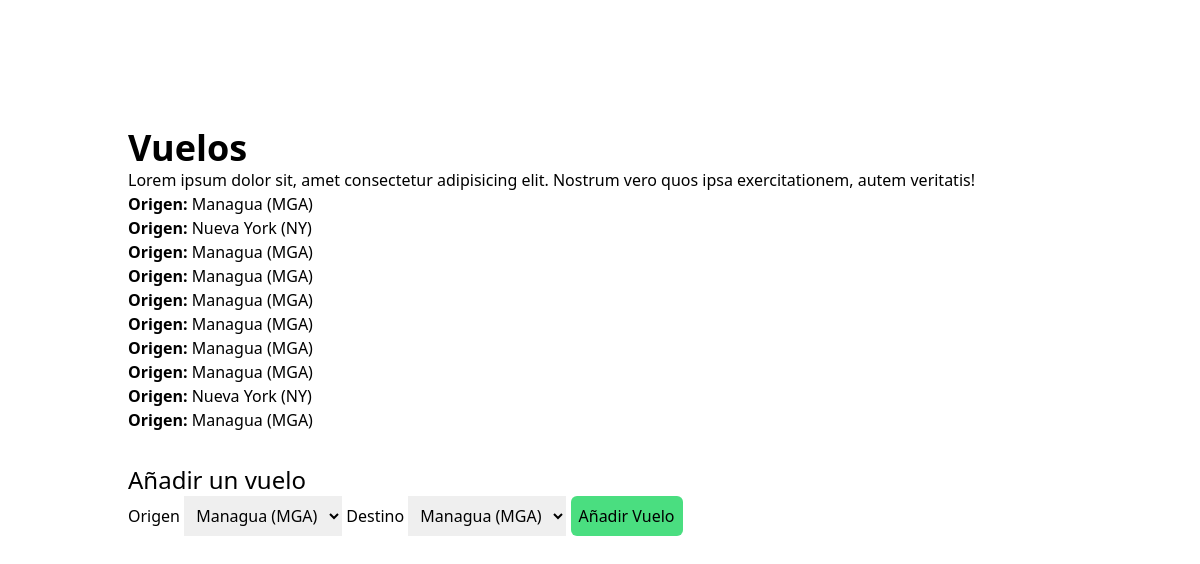
The page /about/ on the database its author committed.
### MIPRIMERAPP/models.py (models this page shows)
class Vuelo(models.Model):
	origen = models.ForeignKey(Aeropuerto, on_delete=models.CASCADE, related_name="salidas")
	destino = models.ForeignKey(Aeropuerto, on_delete=models.CASCADE, related_name="llegadas")

class Aeropuerto(models.Model):
	codigo = models.CharField(max_length=3)
	ciudad = models.CharField(max_length=64)
	def __str__(self):
		return f"{self.ciudad} ({self.codigo})"

### MIPRIMERAPP/views.py (the view, shortened to what this page needs)
# urls.py: path('about/', views.about, name="about"),
def about(request):
    if request.method == "GET":
        context = {
        "vuelos":  Vuelo.objects.all(),
        "aeropuerto": Aeropuerto.objects.all(),
        }
        return render(request, "MIPRIMERAPP/about.html", context)

### MIPRIMERAPP/templates/MIPRIMERAPP/about.html (shortened to what this page needs)
<!DOCTYPE html>
<html lang="en">
  <head>
    <script src="https://cdn.tailwindcss.com"></script>
  </head>
  <body class="bg-white text-black p-32">
    <h1 class="text-4xl font-bold">Vuelos</h1>
    <p>
      Lorem ipsum dolor sit, amet consectetur adipisicing elit. Nostrum vero
      quos ipsa exercitationem, autem veritatis!
    </p>
    <ul>
      {% for vuelo in vuelos %}
      <li>
        <span class="font-bold">Origen: </span>
        {{ vuelo.origen }}
      </li>
      <li>
        <span class="font-bold">Origen: </span>
        {{ vuelo.destino }}
      </li>
      {% endfor %}
    </ul>
    <form action="{% url 'about' %}" method="post" class="text-black mt-8">
      <h2 class="text-2xl text-black">Añadir un vuelo</h2>
      <label for="origen" class="text-black">Origen</label>
      <select name="origen" id="" class="p-2">
        {% for origen in aeropuerto %}
        <option value="{{origen.codigo}}">{{origen}}</option>
        {% endfor %}
      </select>
      <label for="destino" class="text-black">Destino</label>
      <select name="destino" id="" class="p-2">
        {% for destino in aeropuerto %}
        <option value="{{destino.codigo}}">{{destino}}</option>
        {% endfor %}
      </select>
      <button type="submit" class="rounded-md bg-green-400 p-2">
        Añadir Vuelo
      </button>
    </form>
  </body>
</html>

### rows shown on the page
Vuelo: origen "Managua (MGA)", destino "Nueva York (NY)"
Vuelo: origen "Managua (MGA)", destino "Managua (MGA)"
Vuelo: origen "Managua (MGA)", destino "Managua (MGA)"
Vuelo: origen "Managua (MGA)", destino "Managua (MGA)"
Vuelo: origen "Nueva York (NY)", destino "Managua (MGA)"

### other values the page prints
form field origen "Managua (MGA)"
form field destino "Managua (MGA)"
